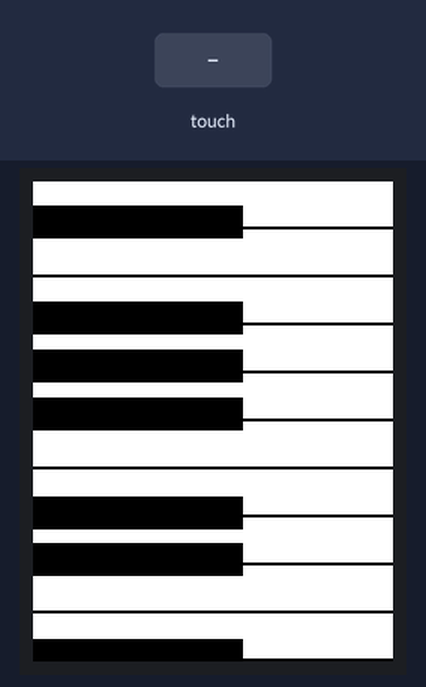
Simulated run of this sketch. Board: Arduino Uno, built with avr-gcc and run on an emulated ATmega328P. On the bench: 240×320 colour display. The inputs (shaded band) are chosen by the test bench. What the sketch prints to the serial monitor is not drawn.

Above: at 1.5 s.
1.6 s: touch panel pressed at 13 % / 10 % of its raw x / y range
3.1 s: touch panel pressed at 38 % / 10 % of its raw x / y range
4.6 s: touch panel pressed at 62 % / 10 % of its raw x / y range
At 5.8 s:
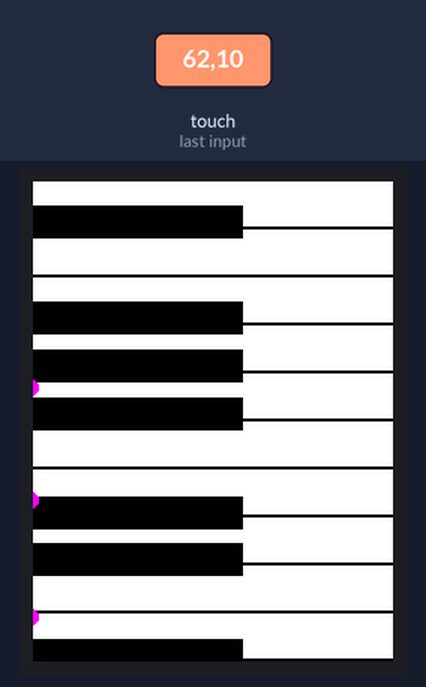
6.1 s: touch panel pressed at 87 % / 10 % of its raw x / y range
7.6 s: touch panel pressed at 38 % / 70 % of its raw x / y range
At 8.2 s:
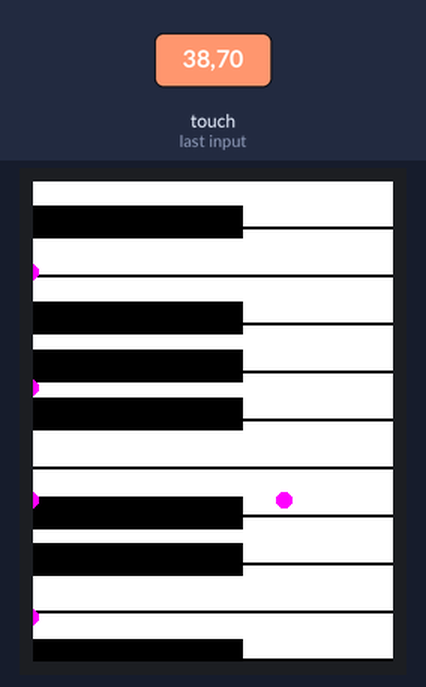
Timing chart, 0 to 10.1 s (numbered marks = the images above; inputs shaded):
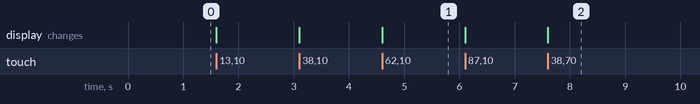

Measured:
- after the input at 4.6 s, the display: changes at once (image 1)
- after the input at 7.6 s, the display: changes at once (image 2)

The sketch:

Piano.ino
```cpp
//////////////////////////////////////////////
//     2.8" TOUCH SCREEN TIC TAC TOE        //
//                                          //
//           http://www.educ8s.tv           //
/////////////////////////////////////////////

#include <Adafruit_TFTLCD.h>
#include <Adafruit_GFX.h>
#include <TouchScreen.h>
#include <stdint.h>

const int speaker=19; //Pin to which the speaker is connected -- use 19 (this is the A5 pin, as a digital output) for Uno or 53 for Mega

//Define frequencies for each of the possible notes
#define NOTE_AS3 233
#define NOTE_B3  247
#define NOTE_C4  262
#define NOTE_CS4 277
#define NOTE_D4  294
#define NOTE_DS4 311
#define NOTE_E4  330
#define NOTE_F4  349
#define NOTE_FS4 370
#define NOTE_G4  392
#define NOTE_GS4 415
#define NOTE_A4  440
#define NOTE_AS4 466
#define NOTE_B4  494
#define NOTE_C5  523
#define NOTE_CS5 554
#define NOTE_D5  587

//Measured ADC values for (0,0) and (210-1,320-1)
//TS_MINX corresponds to ADC value when X = 0
//TS_MINY corresponds to ADC value when Y = 0
//TS_MAXX corresponds to ADC value when X = 240 -1
//TS_MAXY corresponds to ADC value when Y = 320 -1
static unsigned int TS_MINX, TS_MAXX, TS_MINY, TS_MAXY;
//Touch Screen Co-ordinate mapping register
static unsigned int MapX1, MapX2, MapY1, MapY2;

#define LCD_CS A3
#define LCD_CD A2
#define LCD_WR A1
#define LCD_RD A0
#define LCD_RESET A4

#define TS_MINX 200
#define TS_MINY 190
#define TS_MAXX 970
#define TS_MAXY 915

#define YP A2  // must be an analog pin, use "An" notation!
#define XM A3  // must be an analog pin, use "An" notation!
#define YM 8   // can be a digital pin
#define XP 9   // can be a digital pin

#define BLACK   0x0000
#define BLUE    0x001F
#define RED     0xF800
#define GREEN   0x07E0
#define CYAN    0x07FF
#define MAGENTA 0xF81F
#define YELLOW  0xFFE0
#define WHITE   0xFFFF

Adafruit_TFTLCD tft(LCD_CS, LCD_CD, LCD_WR, LCD_RD, LCD_RESET);
TouchScreen ts = TouchScreen(XP, YP, XM, YM, 300);

void setup() {
    Serial.begin(9600);
    Serial.print("Starting...\n");
    randomSeed(analogRead(0));

    initDisplay();
    drawStartScreen();
}

void loop()
{
    TSPoint p = ts.getPoint();  //Get touch point

    if (p.z > ts.pressureThreshhold) {

        p.x = map(p.x, TS_MAXX, TS_MINX, 0, 300);
        p.y = map(p.y, TS_MAXY, TS_MINY, 0, 250);

        /*Serial.print("X = "); Serial.print(p.x);
        Serial.print("\tY = "); Serial.print(p.y);
        Serial.print("\n");*/
        pinMode(XM, OUTPUT);
        pinMode(YP, OUTPUT);

        if(p.y > 120)
        {
            tft.fillCircle(250-p.y,p.x,5,MAGENTA);
            //Key might be a sharp -- split Y axis into black and white keys
            if (p.x>=0 && p.x<=16) Serial.print("D5\n");//tone(speaker,NOTE_D5, duration);
            if (p.x>=16 && p.x<=38) Serial.print("CS5\n");//tone(speaker,NOTE_CS5, duration);
            if (p.x>=38 && p.x<=62) Serial.print("C5\n");//tone(speaker,NOTE_C5, duration);
            if (p.x>=62 && p.x<=80) Serial.print("B4\n");//tone(speaker,NOTE_B4, duration);
            if (p.x>=80 && p.x<=102) Serial.print("AS4\n");//tone(speaker,NOTE_AS4, duration);
            if (p.x>=102 && p.x<=112) Serial.print("A4\n");//tone(speaker,NOTE_A4, duration);
            if (p.x>=112 && p.x<=134) Serial.print("GS4\n");//tone(speaker,NOTE_GS4, duration);
            if (p.x>=134 && p.x<=144) Serial.print("G4\n");//tone(speaker,NOTE_G4, duration);
            if (p.x>=144 && p.x<=166) Serial.print("FS4\n");//tone(speaker,NOTE_FS4, duration);
            if (p.x>=166 && p.x<=190) Serial.print("F4\n");//tone(speaker,NOTE_F4, duration);
            if (p.x>=192 && p.x<=210) Serial.print("E4\n");//tone(speaker,NOTE_E4, duration);
            if (p.x>=210 && p.x<=232) Serial.print("DS4\n");//tone(speaker,NOTE_DS4, duration);
            if (p.x>=232 && p.x<=241) Serial.print("D4\n");//tone(speaker,NOTE_D4, duration);
            if (p.x>=241 && p.x<=263) Serial.print("CS4\n");//tone(speaker,NOTE_CS4, duration);
            if (p.x>=263 && p.x<=286) Serial.print("C4\n");//tone(speaker,NOTE_C4, duration);
            if (p.x>=288 && p.x<=305) Serial.print("B3\n");//tone(speaker,NOTE_B3, duration);
            if (p.x>=305 && p.x<=327) Serial.print("AS3\n");//tone(speaker,NOTE_AS3, duration);
        }
        else
        {
            //Key is too far along X axis to be sharp -- split Y axis into white keys only
            tft.fillCircle(250-p.y,p.x,5,MAGENTA);
            if (p.x>=0 && p.x<=30) Serial.print("D5\n");//tone(speaker,NOTE_D5, duration);
            if (p.x>=32 && p.x<=62) Serial.print("C5\n");//tone(speaker,NOTE_C5, duration);
            if (p.x>=64 && p.x<=94) Serial.print("B4\n");//tone(speaker,NOTE_B4, duration);
            if (p.x>=96 && p.x<=126) Serial.print("A4\n");//tone(speaker,NOTE_A4, duration);
            if (p.x>=128 && p.x<=158) Serial.print("G4\n");//tone(speaker,NOTE_G4, duration);
            if (p.x>=160 && p.x<=190) Serial.print("F4\n");//tone(speaker,NOTE_F4, duration);
            if (p.x>=192 && p.x<=222) Serial.print("E4\n");//tone(speaker,NOTE_E4, duration);
            if (p.x>=224 && p.x<=254) Serial.print("D4\n");//tone(speaker,NOTE_D4, duration);
            if (p.x>=256 && p.x<=286) Serial.print("C4\n");//tone(speaker,NOTE_C4, duration);
            if (p.x>=288 && p.x<=318) Serial.print("B3\n");//tone(speaker,NOTE_B3, duration);
        }
        //Wait for the tone to play -- you can adjust the scalar to make the gap between tones more pronounced -- and then kill the tone output to prepare for the next cycle
        //int wait=duration*1;
        //delay(wait);
        //noTone(speaker);
    }
}

void drawStartScreen()
{
    tft.fillScreen(BLACK);

    for (int i=0; i<10; i++) {
        tft.fillRect(0,i*32,240,30,WHITE);
    }
    //Draw the black keys on the keyboard
    tft.fillRect(0,16,140,22,BLACK);
    tft.fillRect(0,80,140,22,BLACK);
    tft.fillRect(0,112,140,22,BLACK);
    tft.fillRect(0,144,140,22,BLACK);
    tft.fillRect(0,210,140,22,BLACK);
    tft.fillRect(0,241,140,22,BLACK);
    tft.fillRect(0,305,140,22,BLACK);

}

void initDisplay()
{
    tft.reset();
    tft.begin(0x9341);
    tft.setRotation(2);
}
```

graphics.c
```cpp
#include <avr/pgmspace.h>

const unsigned char circle[]PROGMEM={
0x0,0x0,0x0,0x0,0x0,0x0,0x0,0x0,0x0,
0x0,0x0,0x0,0x0,0x0,0x0,0x0,0x0,0x0,
0x0,0x0,0x0,0x0,0x0,0x0,0x0,0x0,0x0,
0x0,0x0,0x0,0x0,0x0,0x0,0x0,0x0,0x0,
0x0,0x0,0x0,0x0,0x0,0x0,0x0,0x0,0x0,
0x0,0x0,0x0,0x0,0x0,0x0,0x0,0x0,0x0,
0x0,0x0,0x0,0x0,0x0,0x0,0x0,0x0,0x0,
0x0,0x0,0x0,0x7,0xf8,0x0,0x0,0x0,0x0,
0x0,0x0,0x0,0x7f,0xff,0x80,0x0,0x0,0x0,
0x0,0x0,0x3,0xff,0xff,0xf0,0x0,0x0,0x0,
0x0,0x0,0xf,0xff,0xff,0xfc,0x0,0x0,0x0,
0x0,0x0,0x1f,0xff,0xff,0xfe,0x0,0x0,0x0,
0x0,0x0,0x7f,0xf0,0x3,0xff,0x80,0x0,0x0,
0x0,0x0,0xff,0x80,0x0,0x7f,0xc0,0x0,0x0,
0x0,0x1,0xfe,0x0,0x0,0x1f,0xe0,0x0,0x0,
0x0,0x3,0xf8,0x0,0x0,0x7,0xf0,0x0,0x0,
0x0,0x7,0xf0,0x0,0x0,0x3,0xf8,0x0,0x0,
0x0,0xf,0xe0,0x0,0x0,0x1,0xfc,0x0,0x0,
0x0,0xf,0xc0,0x0,0x0,0x0,0xfc,0x0,0x0,
0x0,0x1f,0x80,0x0,0x0,0x0,0x7e,0x0,0x0,
0x0,0x3f,0x0,0x0,0x0,0x0,0x3f,0x0,0x0,
0x0,0x3e,0x0,0x0,0x0,0x0,0x1f,0x0,0x0,
0x0,0x7e,0x0,0x0,0x0,0x0,0x1f,0x80,0x0,
0x0,0x7c,0x0,0x0,0x0,0x0,0xf,0x80,0x0,
0x0,0x7c,0x0,0x0,0x0,0x0,0xf,0x80,0x0,
0x0,0xf8,0x0,0x0,0x0,0x0,0x7,0xc0,0x0,
0x0,0xf8,0x0,0x0,0x0,0x0,0x7,0xc0,0x0,
0x0,0xf8,0x0,0x0,0x0,0x0,0x7,0xc0,0x0,
0x0,0xf0,0x0,0x0,0x0,0x0,0x3,0xc0,0x0,
0x1,0xf0,0x0,0x0,0x0,0x0,0x3,0xe0,0x0,
0x1,0xf0,0x0,0x0,0x0,0x0,0x3,0xe0,0x0,
0x1,0xf0,0x0,0x0,0x0,0x0,0x3,0xe0,0x0,
0x1,0xf0,0x0,0x0,0x0,0x0,0x3,0xe0,0x0,
0x1,0xf0,0x0,0x0,0x0,0x0,0x3,0xe0,0x0,
0x1,0xf0,0x0,0x0,0x0,0x0,0x3,0xe0,0x0,
0x1,0xf0,0x0,0x0,0x0,0x0,0x3,0xe0,0x0,
0x1,0xf0,0x0,0x0,0x0,0x0,0x3,0xe0,0x0,
0x0,0xf0,0x0,0x0,0x0,0x0,0x3,0xc0,0x0,
0x0,0xf8,0x0,0x0,0x0,0x0,0x7,0xc0,0x0,
0x0,0xf8,0x0,0x0,0x0,0x0,0x7,0xc0,0x0,
0x0,0xf8,0x0,0x0,0x0,0x0,0x7,0xc0,0x0,
0x0,0x7c,0x0,0x0,0x0,0x0,0xf,0x80,0x0,
0x0,0x7c,0x0,0x0,0x0,0x0,0xf,0x80,0x0,
0x0,0x7e,0x0,0x0,0x0,0x0,0x1f,0x80,0x0,
0x0,0x3e,0x0,0x0,0x0,0x0,0x1f,0x0,0x0,
0x0,0x3f,0x0,0x0,0x0,0x0,0x3f,0x0,0x0,
0x0,0x1f,0x80,0x0,0x0,0x0,0x7e,0x0,0x0,
0x0,0xf,0xc0,0x0,0x0,0x0,0xfc,0x0,0x0,
0x0,0xf,0xe0,0x0,0x0,0x1,0xfc,0x0,0x0,
0x0,0x7,0xf0,0x0,0x0,0x3,0xf8,0x0,0x0,
0x0,0x3,0xf8,0x0,0x0,0x7,0xf0,0x0,0x0,
0x0,0x1,0xfe,0x0,0x0,0x1f,0xe0,0x0,0x0,
0x0,0x0,0xff,0x80,0x0,0x7f,0xc0,0x0,0x0,
0x0,0x0,0x7f,0xf0,0x3,0xff,0x80,0x0,0x0,
0x0,0x0,0x1f,0xff,0xff,0xfe,0x0,0x0,0x0,
0x0,0x0,0xf,0xff,0xff,0xfc,0x0,0x0,0x0,
0x0,0x0,0x3,0xff,0xff,0xf0,0x0,0x0,0x0,
0x0,0x0,0x0,0x7f,0xff,0x80,0x0,0x0,0x0,
0x0,0x0,0x0,0x7,0xf8,0x0,0x0,0x0,0x0,
0x0,0x0,0x0,0x0,0x0,0x0,0x0,0x0,0x0,
0x0,0x0,0x0,0x0,0x0,0x0,0x0,0x0,0x0,
0x0,0x0,0x0,0x0,0x0,0x0,0x0,0x0,0x0,
0x0,0x0,0x0,0x0,0x0,0x0,0x0,0x0,0x0,
0x0,0x0,0x0,0x0,0x0,0x0,0x0,0x0,0x0,
0x0,0x0,0x0,0x0,0x0,0x0,0x0,0x0,0x0
};

const unsigned char x_bitmap[]PROGMEM={
0x0,0x0,0x0,0x0,0x0,0x0,0x0,0x0,0x0,
0x0,0x0,0x0,0x0,0x0,0x0,0x0,0x0,0x0,
0x0,0x0,0x0,0x0,0x0,0x0,0x0,0x0,0x0,
0x0,0x0,0x0,0x0,0x0,0x0,0x0,0x0,0x0,
0x0,0x0,0x0,0x0,0x0,0x0,0x0,0x0,0x0,
0x0,0x0,0x0,0x0,0x0,0x0,0x0,0x0,0x0,
0x0,0x0,0x0,0x0,0x0,0x0,0x0,0x0,0x0,
0x0,0x0,0x0,0x0,0x0,0x0,0x0,0x0,0x0,
0x0,0x0,0x0,0x0,0x0,0x0,0x0,0x0,0x0,
0x3,0xff,0xff,0xc0,0x1,0xff,0xff,0xe0,0x0,
0x1,0xff,0xff,0xe0,0x1,0xff,0xff,0xc0,0x0,
0x1,0xff,0xff,0xf0,0x3,0xff,0xff,0xc0,0x0,
0x0,0xff,0xff,0xf0,0x7,0xff,0xff,0x80,0x0,
0x0,0xff,0xff,0xf8,0x7,0xff,0xff,0x80,0x0,
0x0,0x7f,0xff,0xf8,0xf,0xff,0xff,0x0,0x0,
0x0,0x3f,0xff,0xfc,0xf,0xff,0xfe,0x0,0x0,
0x0,0x3f,0xff,0xfe,0x1f,0xff,0xfe,0x0,0x0,
0x0,0x1f,0xff,0xfe,0x1f,0xff,0xfc,0x0,0x0,
0x0,0x1f,0xff,0xff,0x3f,0xff,0xfc,0x0,0x0,
0x0,0xf,0xff,0xff,0x7f,0xff,0xf8,0x0,0x0,
0x0,0xf,0xff,0xff,0xff,0xff,0xf8,0x0,0x0,
0x0,0x7,0xff,0xff,0xff,0xff,0xf0,0x0,0x0,
0x0,0x3,0xff,0xff,0xff,0xff,0xe0,0x0,0x0,
0x0,0x3,0xff,0xff,0xff,0xff,0xe0,0x0,0x0,
0x0,0x1,0xff,0xff,0xff,0xff,0xc0,0x0,0x0,
0x0,0x1,0xff,0xff,0xff,0xff,0xc0,0x0,0x0,
0x0,0x0,0xff,0xff,0xff,0xff,0x80,0x0,0x0,
0x0,0x0,0xff,0xff,0xff,0xff,0x80,0x0,0x0,
0x0,0x0,0x7f,0xff,0xff,0xff,0x0,0x0,0x0,
0x0,0x0,0x3f,0xff,0xff,0xfe,0x0,0x0,0x0,
0x0,0x0,0x3f,0xff,0xff,0xfe,0x0,0x0,0x0,
0x0,0x0,0x1f,0xff,0xff,0xfc,0x0,0x0,0x0,
0x0,0x0,0x1f,0xff,0xff,0xfc,0x0,0x0,0x0,
0x0,0x0,0x1f,0xff,0xff,0xfc,0x0,0x0,0x0,
0x0,0x0,0x3f,0xff,0xff,0xfe,0x0,0x0,0x0,
0x0,0x0,0x3f,0xff,0xff,0xfe,0x0,0x0,0x0,
0x0,0x0,0x7f,0xff,0xff,0xff,0x0,0x0,0x0,
0x0,0x0,0xff,0xff,0xff,0xff,0x80,0x0,0x0,
0x0,0x0,0xff,0xff,0xff,0xff,0x80,0x0,0x0,
0x0,0x1,0xff,0xff,0xff,0xff,0xc0,0x0,0x0,
0x0,0x1,0xff,0xff,0xff,0xff,0xc0,0x0,0x0,
0x0,0x3,0xff,0xff,0xff,0xff,0xe0,0x0,0x0,
0x0,0x3,0xff,0xff,0xff,0xff,0xe0,0x0,0x0,
0x0,0x7,0xff,0xff,0xff,0xff,0xf0,0x0,0x0,
0x0,0xf,0xff,0xff,0xff,0xff,0xf8,0x0,0x0,
0x0,0xf,0xff,0xff,0xff,0xff,0xf8,0x0,0x0,
0x0,0x1f,0xff,0xff,0x7f,0xff,0xfc,0x0,0x0,
0x0,0x1f,0xff,0xfe,0x3f,0xff,0xfc,0x0,0x0,
0x0,0x3f,0xff,0xfc,0x3f,0xff,0xfe,0x0,0x0,
0x0,0x3f,0xff,0xfc,0x1f,0xff,0xfe,0x0,0x0,
0x0,0x7f,0xff,0xf8,0x1f,0xff,0xff,0x0,0x0,
0x0,0xff,0xff,0xf8,0xf,0xff,0xff,0x80,0x0,
0x0,0xff,0xff,0xf0,0x7,0xff,0xff,0x80,0x0,
0x1,0xff,0xff,0xe0,0x7,0xff,0xff,0xc0,0x0,
0x1,0xff,0xff,0xe0,0x3,0xff,0xff,0xc0,0x0,
0x3,0xff,0xff,0xc0,0x3,0xff,0xff,0xe0,0x0,
0x3,0xff,0xff,0xc0,0x1,0xff,0xff,0xe0,0x0,
0x0,0x0,0x0,0x0,0x0,0x0,0x0,0x0,0x0,
0x0,0x0,0x0,0x0,0x0,0x0,0x0,0x0,0x0,
0x0,0x0,0x0,0x0,0x0,0x0,0x0,0x0,0x0,
0x0,0x0,0x0,0x0,0x0,0x0,0x0,0x0,0x0,
0x0,0x0,0x0,0x0,0x0,0x0,0x0,0x0,0x0,
0x0,0x0,0x0,0x0,0x0,0x0,0x0,0x0,0x0,
0x0,0x0,0x0,0x0,0x0,0x0,0x0,0x0,0x0,
0x0,0x0,0x0,0x0,0x0,0x0,0x0,0x0,0x0
};
```
